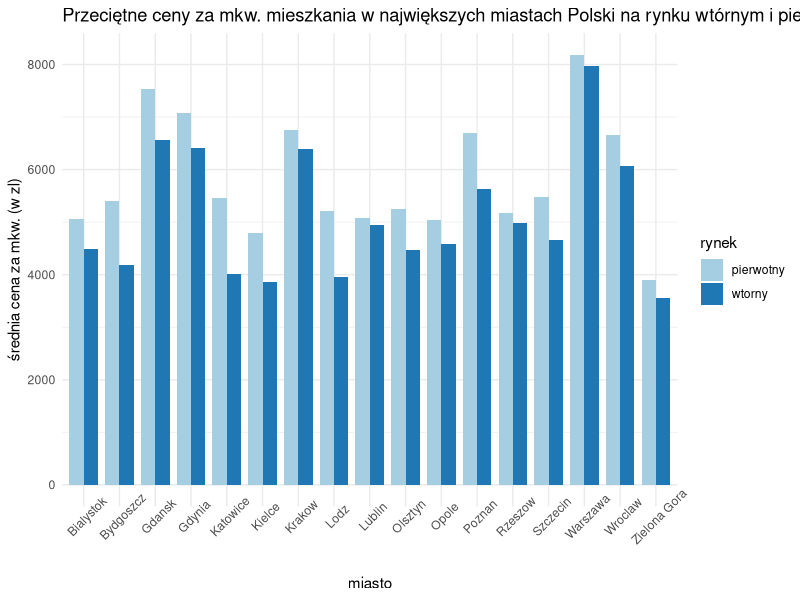
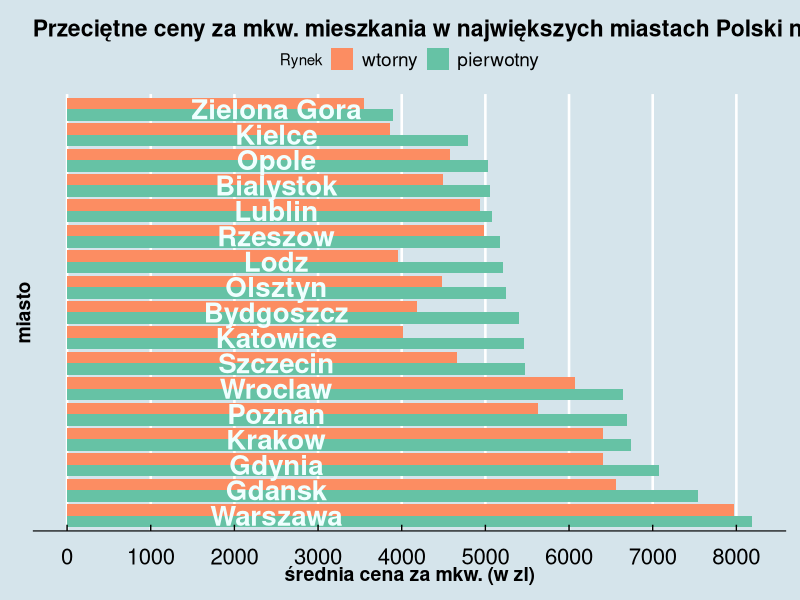

Write the R code that produced these figures, in order.
## ---- chunk 1
  library(reshape2)
  library(ggplot2)
  dane <- read.csv("./dane.csv", sep = ";")
  dat.m<-melt(dane, id.vars = "miasto")       
  names(dat.m) <- c("miasto", "rynek", "cena")
  ggplot(data = dat.m,aes(x = miasto, y = cena, fill = rynek))+
    geom_bar(stat = "identity", width =  0.8, position=position_dodge())+
    scale_fill_brewer(palette="Paired")+
    theme_minimal() +
    labs(title="Przeciętne ceny za mkw. mieszkania w największych miastach Polski na rynku wtórnym i pierwotnym", 
         x="miasto", y = "średnia cena za mkw. (w zl)") +
    theme(axis.text.x = element_text(angle = 45)) 
## ---- chunk 2
  library(ggthemes)
  library(ggplot2)
  library(ggrepel)

  dane <- read.csv("./dane.csv", sep = ";")
  dane <- dane[with(dane, order(pierwotny)),]
  dane <- dane[nrow(dane):1,]
  dane$miasto <- factor(dane$miasto, levels = dane$miasto)
  dat.m<-melt(dane, id.vars = "miasto")  
  names(dat.m) <- c("miasto", "rynek", "cena")
## ---- chunk 3
ggplot(data = dat.m,aes(x = miasto, y = cena, fill = rynek))+
  coord_flip() +
  geom_bar(stat = "identity", position=position_dodge())+
  scale_fill_brewer(palette="Set2")+
  theme_economist(horizontal=FALSE,base_size = 9)+
  theme(axis.ticks.y = element_blank(),        
        axis.text.y = element_blank(),
        axis.text=element_text(size=16),
        axis.title=element_text(size=14,face="bold"))+
  labs(title="Przeciętne ceny za mkw. mieszkania w największych miastach Polski na rynku wtórnym i pierwotnym", 
       x="miasto", y = "średnia cena za mkw. (w zl)") +
  guides(fill=guide_legend(title="Rynek",reverse=TRUE))+
  annotate(geom = 'text', label = dane$miasto, 
           x = dane$miasto, y = 2500,colour='azure',size=7,fontface=2)+
  scale_y_continuous(breaks=seq(0,8000,1000))
